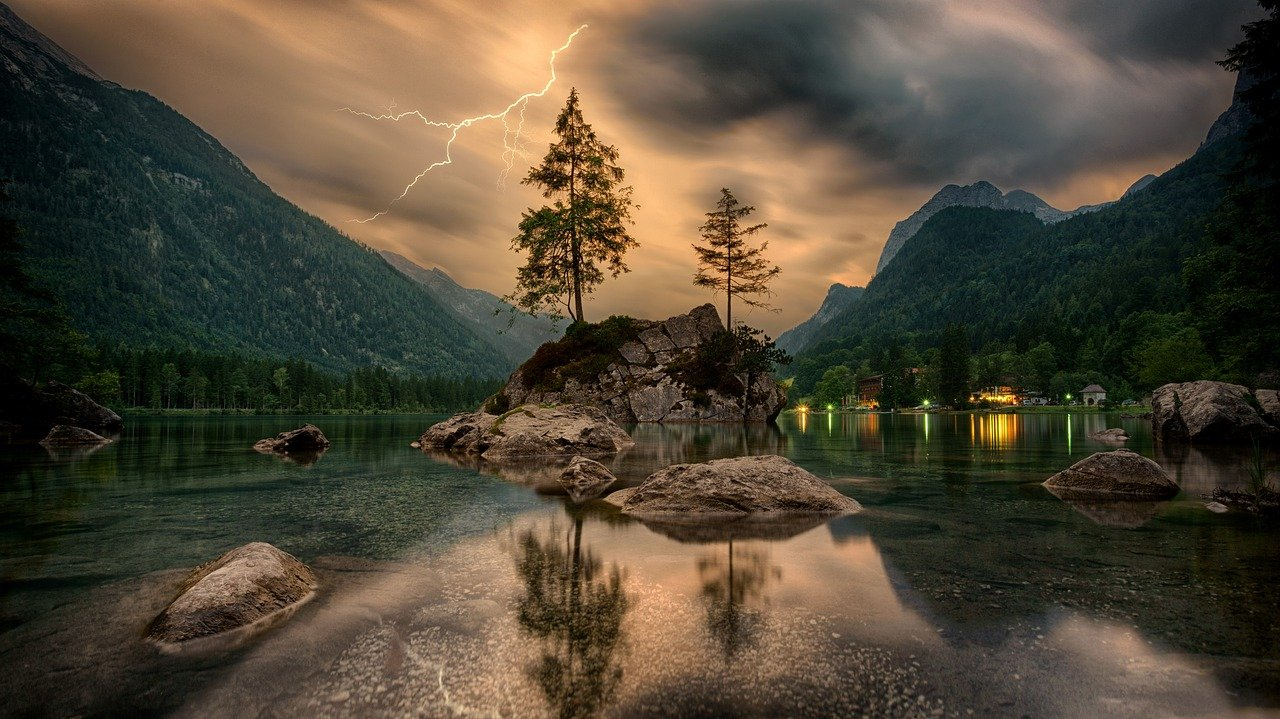
#> input picture Image-Manipulation/03-Scaling_Re-sizing_Interpolation/Images/input1.jpg, 1280 x 719 px, found by its file name
$ python resized.py
#> lines starting #> are read from the running program, lines starting #| are printed output that depends on the picture
import cv2
import numpy as np
import matplotlib.pyplot as plt

image = cv2.imread('Images\input1.jpg', 1)
#> image is the input picture: shape (719, 1280, 3); mean B, G, R 54.5, 71.1, 79.8
# Loading the image

width = image.shape[1]
#> width = 1280
height = image.shape[0]
#> height = 719

print(image.shape)
#| (719, 1280, 3)
print(width, height)
#| 1280 719

half = cv2.resize(image, (640, 393), fx = 0.1, fy = 0.1)
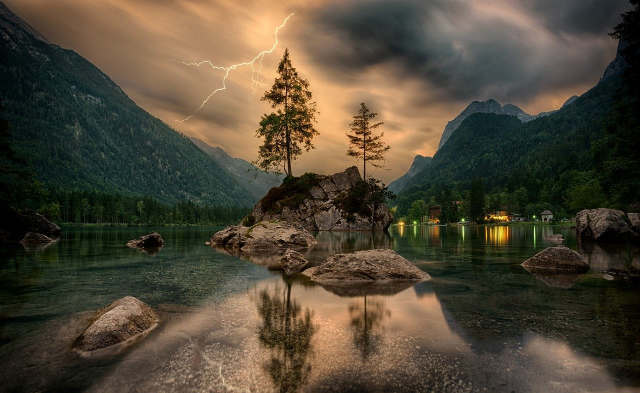
#> half: shape (393, 640, 3); mean B, G, R 54.4, 70.9, 79.7
bigger = cv2.resize(image, (1600, 1000))

stretch_near = cv2.resize(image, (1300, 750),
			interpolation = cv2.INTER_NEAREST)


Titles =["Original", "Half", "Bigger", "Interpolation Nearest"]
images =[image, half, bigger, stretch_near]
count = 4

for i in range(count):
	plt.subplot(2, 2, i + 1)
	plt.title(Titles[i])
	plt.imshow(images[i])

plt.savefig('Images\output_01.png')
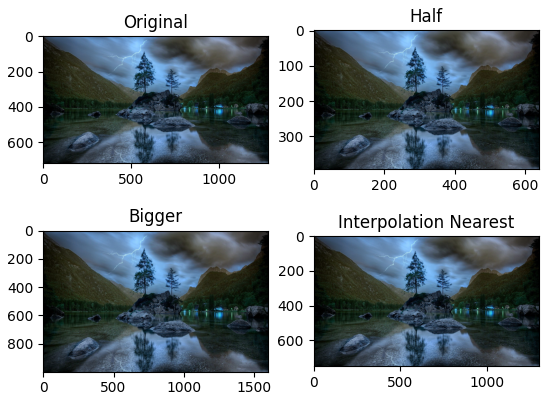
#> figure drawn by matplotlib, 4 panels; B, G, R data is drawn as R, G, B
plt.show()

$ run again, with Image-Manipulation/03-Scaling_Re-sizing_Interpolation/Images/input3.jpg copied over Image-Manipulation/03-Scaling_Re-sizing_Interpolation/Images/input1.jpg
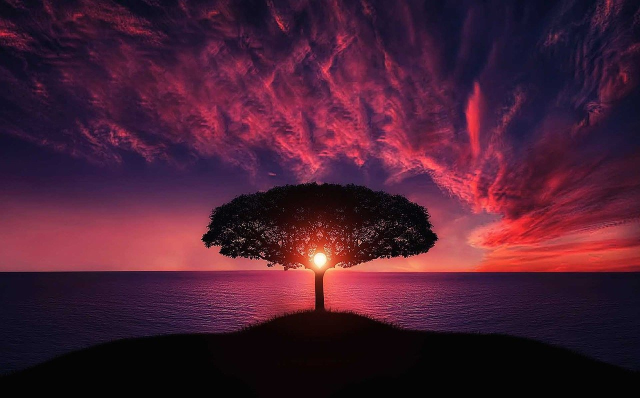
#> input picture Image-Manipulation/03-Scaling_Re-sizing_Interpolation/Images/input3.jpg, 1280 x 796 px, found by its file name (shown at 1/2 size)
#> image is the input picture: shape (796, 1280, 3); mean B, G, R 51.3, 30.5, 73.7
#| (796, 1280, 3)
#| 1280 796
#> `stretch_near = cv2.resize(image, (1300, 750), interpolation = cv2.INTE..`:
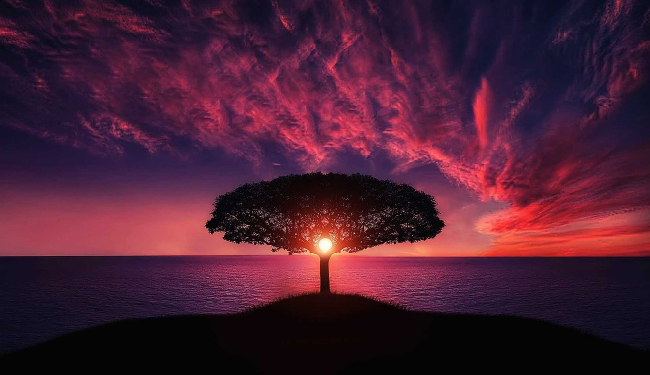
#> stretch_near: shape (750, 1300, 3) (shown at 1/2 size); mean B, G, R 51.3, 30.5, 73.7
#> `plt.savefig('Images\output_01.png')`:
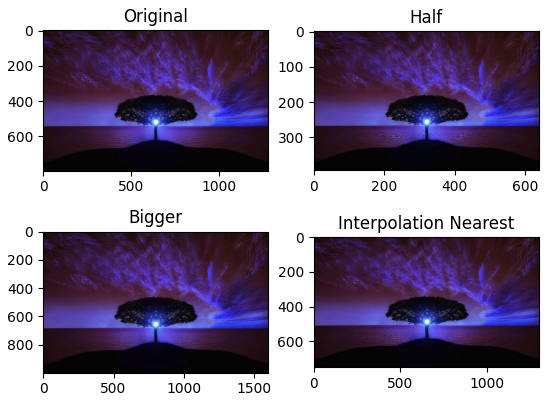
#> figure drawn by matplotlib, 4 panels; B, G, R data is drawn as R, G, B

$ run again, with Image-Manipulation/03-Scaling_Re-sizing_Interpolation/Images/input4.jpg copied over Image-Manipulation/03-Scaling_Re-sizing_Interpolation/Images/input1.jpg
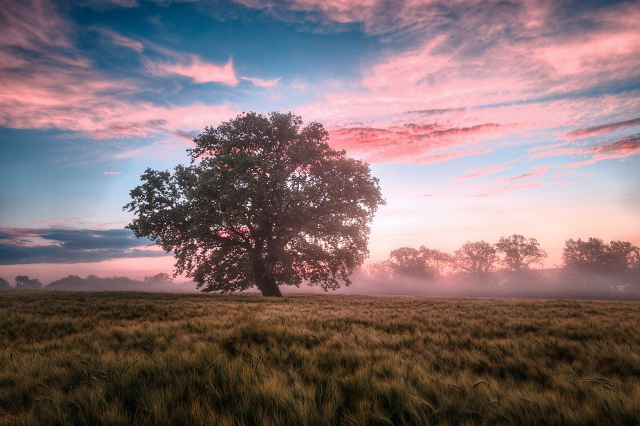
#> input picture Image-Manipulation/03-Scaling_Re-sizing_Interpolation/Images/input4.jpg, 1280 x 852 px, found by its file name (shown at 1/2 size)
#> image is the input picture: shape (852, 1280, 3); mean B, G, R 113, 110.8, 130.1
#| (852, 1280, 3)
#| 1280 852
#> `stretch_near = cv2.resize(image, (1300, 750), interpolation = cv2.INTE..`:
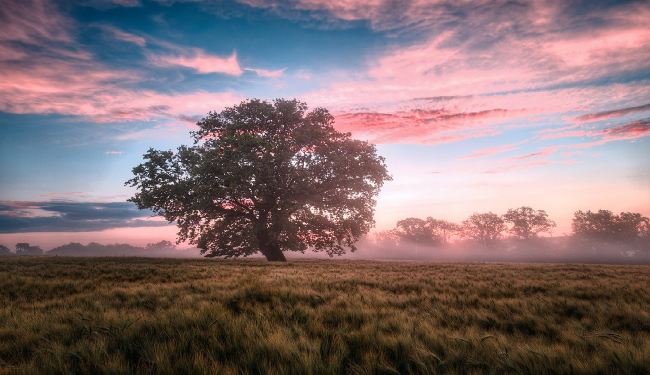
#> stretch_near: shape (750, 1300, 3) (shown at 1/2 size); mean B, G, R 113.1, 110.9, 130.1
#> `plt.savefig('Images\output_01.png')`:
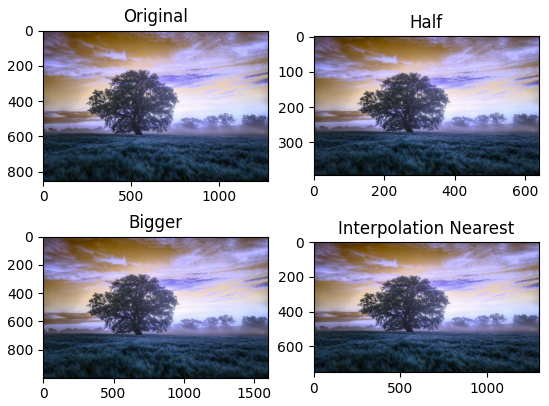
#> figure drawn by matplotlib, 4 panels; B, G, R data is drawn as R, G, B
